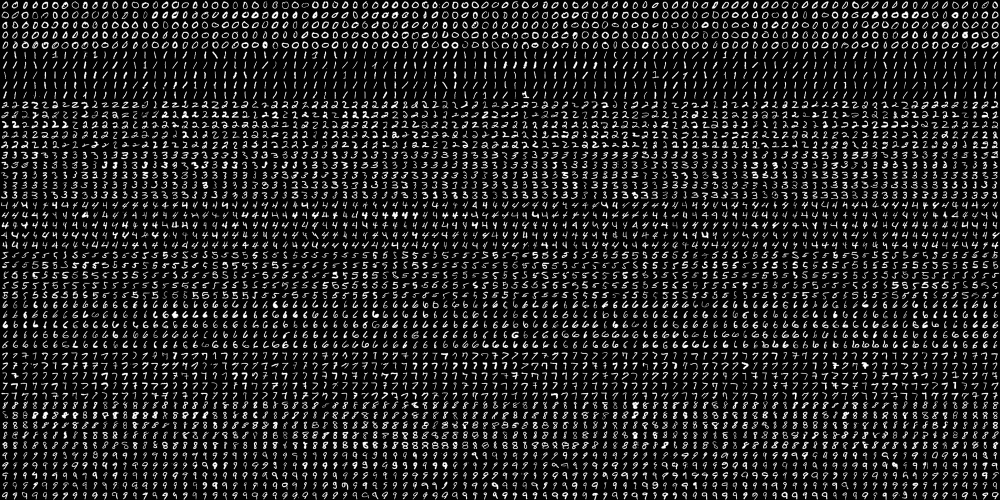
//> input picture data/train3.png, 2000 x 1000 px (shown at 1/2 size)
$ ./main ../data/train3.png   (built with g++ and OpenCV 4)
//> lines starting //> are read from the running program, lines starting //| are printed output that depends on the picture; after the words box and inside, x2 and y2 are one past the last pixel; in counts of white or black regions, pixels touching at a corner belong together
#include <iostream>
#include <string>
#include <map>
#include <algorithm>
#include <vector>
#include <opencv2/core/core.hpp>
#include <opencv2/highgui/highgui.hpp>
#include <opencv2/imgproc/imgproc.hpp>
#include <opencv2/shape/shape.hpp>
#include <opencv2/ml/ml.hpp>

std::vector<std::vector<cv::Mat> > gridImage(cv::Mat totalImage,int rows,int cols){
	cv::Size size  = totalImage.size();
	std::vector<std::vector<cv::Mat> > matrix = std::vector<std::vector<cv::Mat> >();
	for(int i=0 ; i<rows ; i++){
		std::vector<cv::Mat> sameDigits = std::vector<cv::Mat>();
		for(int j=0 ; j<cols ; j++){
				cv::Rect_<int> rect = cv::Rect_<int>(
					j*(size.width/(cols)),
					i*(size.height/(rows)),
					(size.width/cols),
					(size.height/rows)
				);
				sameDigits.push_back(totalImage(rect));
				//cv::imshow("img",sameDigits[j]);
				//cv::waitKey(0);
				//std::cout<<"gridImage::bloco "<<i/5<<std::endl;
		}
		matrix.push_back(sameDigits);
	}
	return matrix;
}

// [11 lines of commented-out code are left out]

bool secondComparission(std::pair<int,double> a,std::pair<int,double> b){
	return a.second<b.second;
}

// [18 lines left out: function computeDistances, not called in this run]
// [40 lines of commented-out code are left out]
// [44 lines left out: function knnClassifier, not called in this run]

int main(int argc, char** argv){
	int thresh = 0;
	cv::Mat inputImage = cv::imread(argv[1],2);
//> inputImage is the input picture: 1000 rows x 2000 cols, CV_8UC1; min 0, max 255, mean 33.8
	cv::Mat edited ;
	cv::GaussianBlur(inputImage,edited,cv::Size_<int>(21,41),0,0);
	cv::imwrite("gaussian.png",edited);
	cv::medianBlur(inputImage,edited,21);
//> edited: 1000 rows x 2000 cols, CV_8UC1; every value is 0
	cv::imwrite("median.png",edited);
	cv::blur(inputImage,edited,cv::Size_<int>(21,41));
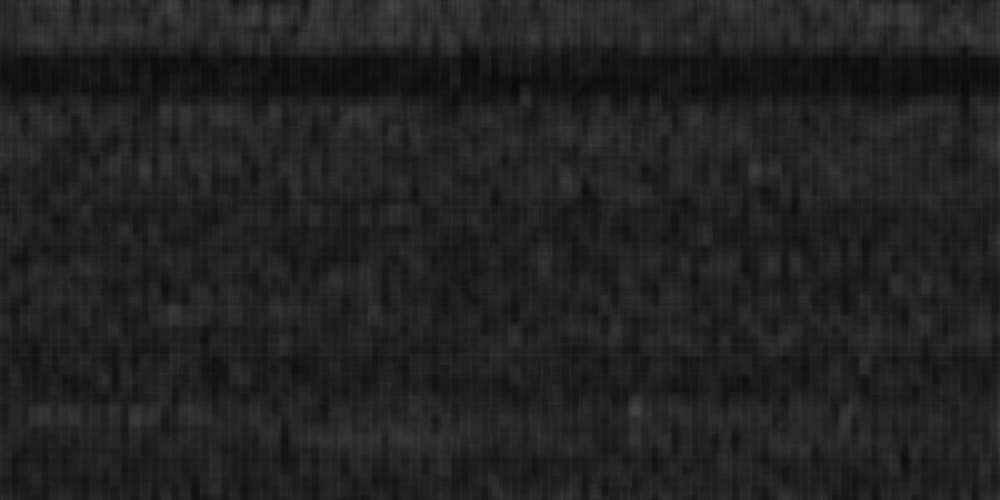
//> edited: 1000 rows x 2000 cols, CV_8UC1 (shown at 1/2 size); min 9, max 73, mean 33.9
	cv::imwrite("mean.png",edited);
	cv::GaussianBlur(inputImage,edited,cv::Size_<int>(21,41),0,0);
	cv::imwrite("gaussian.png",edited);
	cv::adaptiveThreshold(inputImage,edited,255,cv::ADAPTIVE_THRESH_GAUSSIAN_C,cv::THRESH_BINARY,201,0);
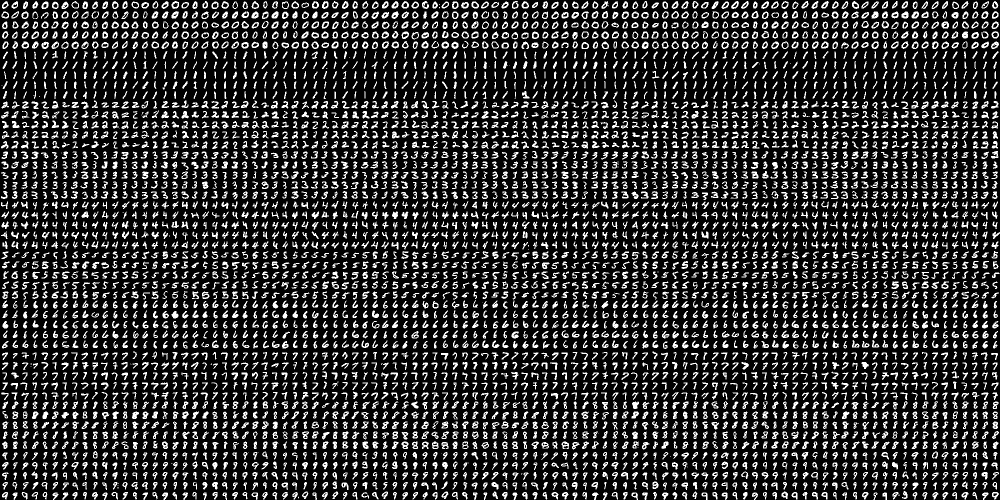
//> edited: 1000 rows x 2000 cols, CV_8UC1 (shown at 1/2 size); 19.7% white; 5088 white regions (81 under 20 px), largest, box (x1, y1, x2, y2) and area: (1883, 43, 1898, 57) 149, (1803, 23, 1817, 37) 147, (1743, 23, 1757, 37) 146
	cv::imwrite("adaptiveThreshold.png",edited);
	//cv::resize(inputImage,edited,cv::Size(20,20));
	cv::Sobel(inputImage,edited,-1,1,1);
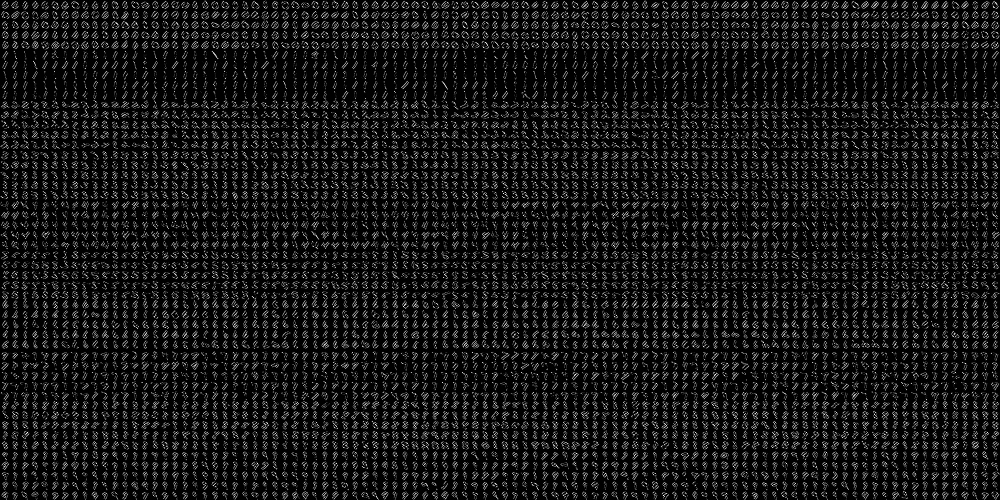
//> edited: 1000 rows x 2000 cols, CV_8UC1 (shown at 1/2 size); min 0, max 255, mean 23.3
	cv::Laplacian(inputImage,edited,-1,5,1,0,cv::BORDER_DEFAULT);
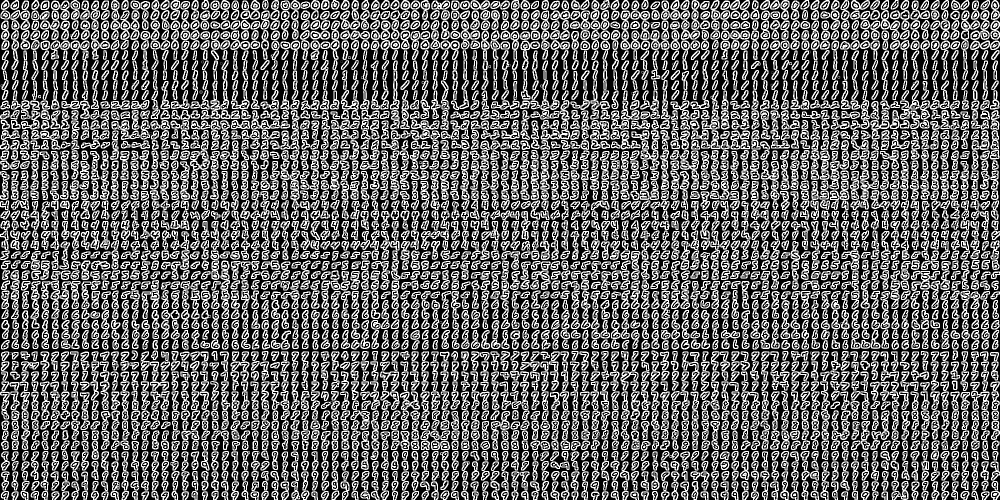
//> edited: 1000 rows x 2000 cols, CV_8UC1 (shown at 1/2 size); min 0, max 255, mean 96.7
	cv::threshold(inputImage, edited,thresh, 255,cv::THRESH_BINARY);
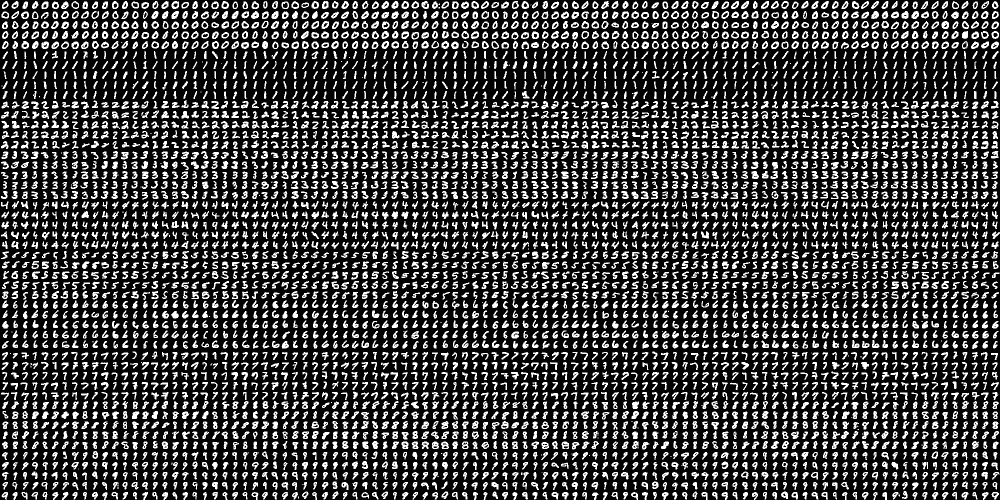
//> edited: 1000 rows x 2000 cols, CV_8UC1 (shown at 1/2 size); 24.5% white; 5111 white regions (107 under 20 px), largest, box (x1, y1, x2, y2) and area: (1883, 42, 1898, 58) 180, (1742, 22, 1758, 38) 174, (1122, 343, 1138, 358) 170
	cv::imwrite("threshold.png",edited);
	cv::Canny(inputImage,inputImage, thresh, thresh);
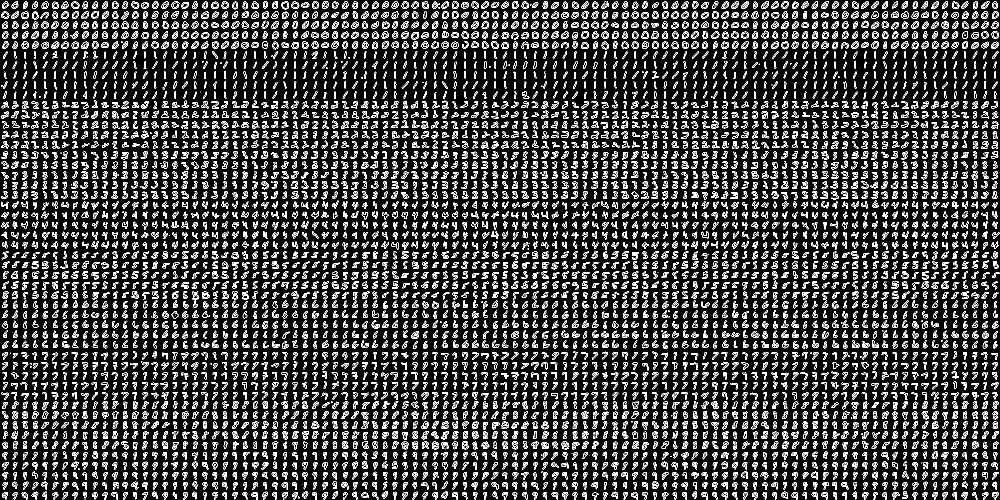
//> inputImage: 1000 rows x 2000 cols, CV_8UC1 (shown at 1/2 size); 14.3% white in thin lines or dots


	cv::Mat scaled;
	cv::resize(inputImage,scaled,cv::Size(500,500),0,0,cv::INTER_NEAREST);
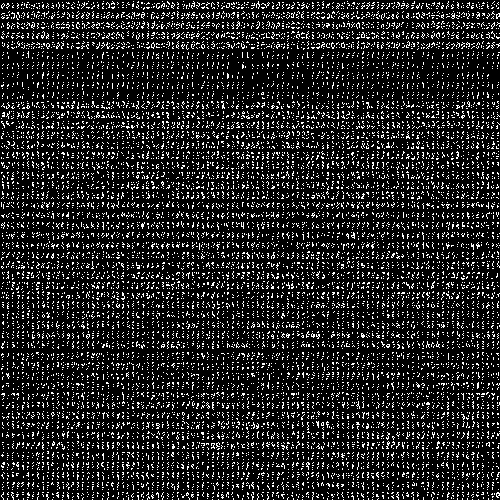
//> scaled: 500 rows x 500 cols, CV_8UC1; 13.9% white in thin lines or dots
	cv::imshow("imagem original",scaled);
	cv::waitKey(0);

	cv::Mat trainImage = cv::imread("../../data/train3.png",2);
	//cv::Laplacian(trainImage,trainImage,-1,5,1,0,cv::BORDER_DEFAULT);
	cv::threshold(trainImage, trainImage,thresh, 255,cv::THRESH_BINARY);
	//cv::Canny(trainImage,trainImage, thresh, thresh);
	cv::imshow("casos de teste",trainImage);
	cv::waitKey(0);

	int rows = 50;
	int cols = 100;

	std::vector<std::vector<cv::Mat> > matrix = gridImage(trainImage,rows,cols);
//> matrix = 50 items
	std::cout<<"main::grade criada"<<std::endl;

//> (the run ends here: the program needs code that is not available in this run, at `for(int i=0 ; i<distances.size() ; i++)`)

$ run again, with data/train2.png copied over data/train3.png
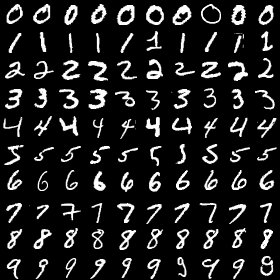
//> input picture data/train2.png, 280 x 280 px
//> inputImage is the input picture: 280 rows x 280 cols, CV_8UC1; min 0, max 255, mean 32.5
//> `cv::adaptiveThreshold(inputImage,edited,255,cv::ADAPTIVE_THRESH_GAUSSI..`:
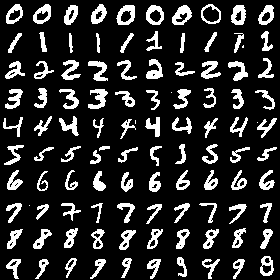
//> edited: 280 rows x 280 cols, CV_8UC1; 17% white; 106 white regions (5 under 20 px), largest, box (x1, y1, x2, y2) and area: (172, 5, 192, 25) 227, (116, 5, 135, 25) 220, (88, 89, 108, 109) 214
//> inputImage: 280 rows x 280 cols, CV_8UC1; 10.7% white in thin lines or dots
//> `cv::resize(inputImage,scaled,cv::Size(500,500),0,0,cv::INTER_NEAREST);`:
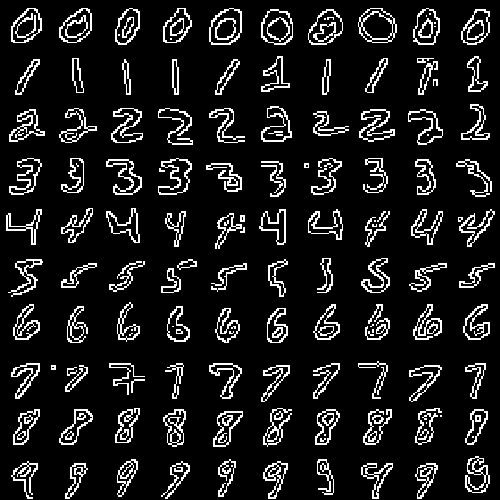
//> scaled: 500 rows x 500 cols, CV_8UC1; 10.8% white in thin lines or dots
//> matrix = 50 items
